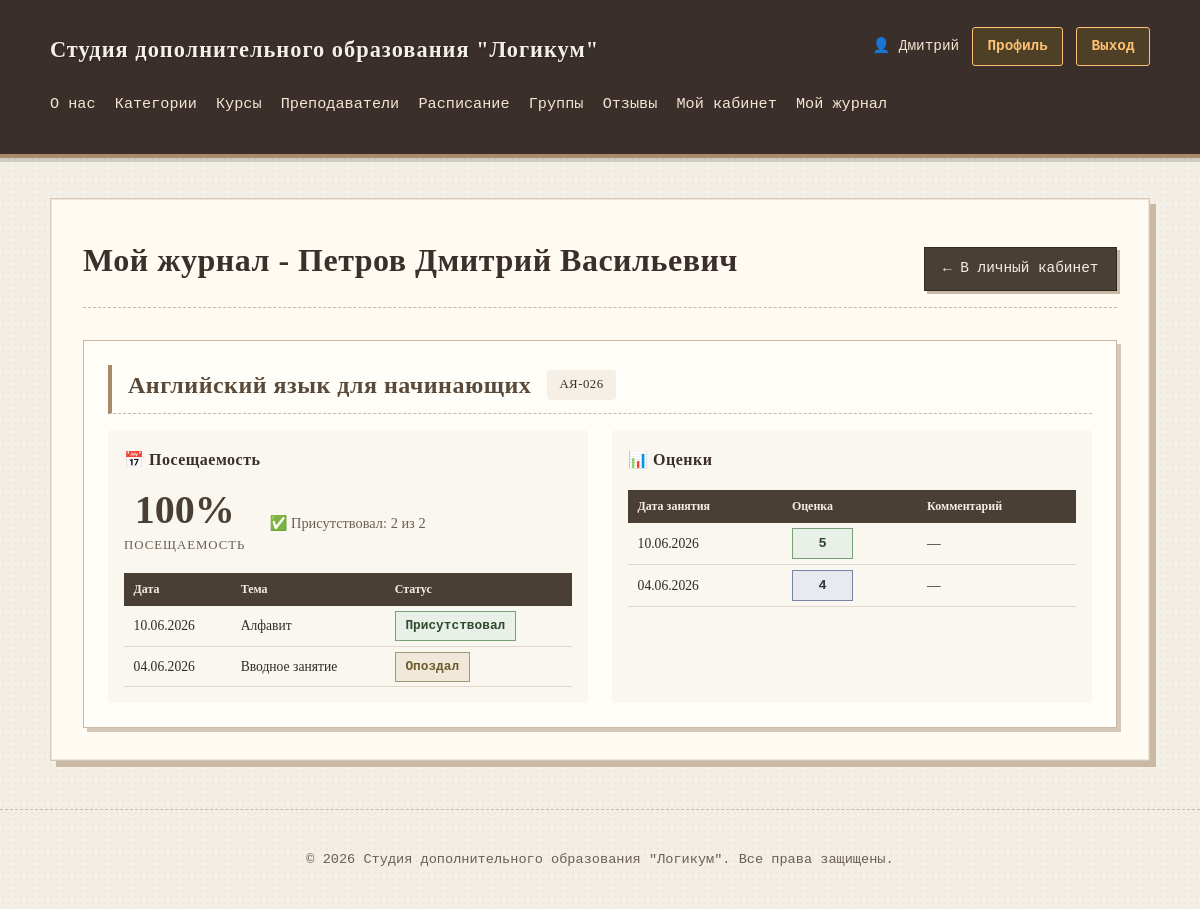
The page /education/student/journal/ (signed in) on the database its author committed.
### education/models.py (models this page shows, shortened)
class Course(models.Model):
    class Status(models.IntegerChoices):
        DRAFT = 0, 'Черновик'
        PUBLISHED = 1, 'Опубликован'
    category = models.ForeignKey(
        Category,
        on_delete=models.SET_NULL,
        null=True,
        related_name='courses',
        verbose_name="Категория"
    )
    title = models.CharField(max_length=100, verbose_name="Название")
    slug = models.SlugField(max_length=100, unique=True, db_index=True, verbose_name="URL")
    description = models.TextField(verbose_name="Краткое описание")
    full_description = models.TextField(blank=True, verbose_name="Полное описание")
    duration_hours = models.IntegerField(verbose_name="Длительность (часы)")
    price = models.DecimalField(max_digits=10, decimal_places=2, verbose_name="Стоимость")
    status = models.IntegerField(
        choices=Status.choices,
        default=Status.DRAFT,
        verbose_name="Статус"
    )
    time_create = models.DateTimeField(auto_now_add=True, verbose_name="Дата создания")
    time_update = models.DateTimeField(auto_now=True, verbose_name="Дата изменения")
    class Meta:
        db_table = 'courses'
        verbose_name = 'Курс'
        verbose_name_plural = 'Курсы'
        ordering = ['-time_create']
    def get_absolute_url(self):
        return reverse('course-detail-slug', kwargs={'course_slug': self.slug})

class Group(models.Model):
    FORMAT_CHOICES = [
        ('offline', 'Очно'),
        ('online', 'Онлайн'),
        ('hybrid', 'Гибридный'),
    ]
    course = models.ForeignKey(Course, on_delete=models.CASCADE, related_name='groups', verbose_name="Курс")
    teacher = models.ForeignKey(Teacher, on_delete=models.SET_NULL, null=True, related_name='groups', verbose_name="Преподаватель")
    name = models.CharField(max_length=100, verbose_name="Название группы")
    start_date = models.DateField(verbose_name="Дата начала")
    end_date = models.DateField(verbose_name="Дата окончания")
    format = models.CharField(max_length=20, choices=FORMAT_CHOICES, verbose_name="Формат обучения")
    max_students = models.PositiveIntegerField(default=10, verbose_name="Макс. студентов")
    is_active = models.BooleanField(default=True, verbose_name="Активна")
    class Meta:
        db_table = 'groups'
        verbose_name = 'Группа'
        verbose_name_plural = 'Группы'
        ordering = ['-start_date']

class Attendance(models.Model):
    STATUS_CHOICES = [
        ('present', 'Присутствовал'),
        ('absent', 'Отсутствовал'),
        ('late', 'Опоздал'),
        ('excused', 'По уважительной причине'),
    ]
    schedule = models.ForeignKey(Schedule, on_delete=models.CASCADE, related_name='attendance', verbose_name="Занятие")
    student = models.ForeignKey(Student, on_delete=models.CASCADE, related_name='attendance', verbose_name="Студент")
    status = models.CharField(max_length=20, choices=STATUS_CHOICES, default='absent', verbose_name="Статус")
    note = models.CharField(max_length=200, blank=True, verbose_name="Примечание")
    class Meta:
        db_table = 'attendance'
        verbose_name = 'Посещаемость'
        verbose_name_plural = 'Посещаемость'
        unique_together = ['schedule', 'student']

class Schedule(models.Model):
    group = models.ForeignKey(Group, on_delete=models.CASCADE, related_name='schedule', verbose_name="Группа")
    date = models.DateField(verbose_name="Дата занятия")
    time = models.TimeField(verbose_name="Время занятия")
    classroom = models.CharField(max_length=50, verbose_name="Аудитория")
    topic = models.CharField(max_length=200, blank=True, verbose_name="Тема занятия")
    class Meta:
        db_table = 'schedule'
        verbose_name = 'Расписание'
        verbose_name_plural = 'Расписание'
        ordering = ['date', 'time']
        unique_together = ['group', 'date', 'time']  # Нельзя два занятия в одно время у одной группы

class Performance(models.Model):
    student = models.ForeignKey(Student, on_delete=models.CASCADE, related_name='performance', verbose_name="Студент")
    schedule = models.ForeignKey(
        Schedule, on_delete=models.CASCADE,
        related_name='performance', verbose_name="Занятие"
    )
    grade = models.CharField(max_length=10, verbose_name="Оценка")
    comment = models.TextField(blank=True, verbose_name="Комментарий")
    created_at = models.DateTimeField(auto_now_add=True, verbose_name="Дата создания")
    updated_at = models.DateTimeField(auto_now=True, verbose_name="Дата обновления")
    class Meta:
        db_table = 'performance'
        verbose_name = 'Успеваемость'
        verbose_name_plural = 'Успеваемость'
        ordering = ['schedule__date']
        unique_together = ['student', 'schedule']

### education/views.py (the view)
# urls.py: path('student/journal/', views.student_journal, name='student-journal'),
@login_required
def student_journal(request):
    student = request.user.student_profile
    enrollments = student.enrollments.filter(
        is_active=True
    ).select_related('group__course').prefetch_related(
        'group__schedule'
    )
    courses_data = []
    for enrollment in enrollments:
        group = enrollment.group
        total_lessons = group.schedule.count()
        attendances = Attendance.objects.filter(
            student=student,
            schedule__group=group
        ).select_related('schedule').order_by('-schedule__date')
        present_count = attendances.filter(status='present').count()
        present_count += attendances.filter(status='late').count()
        present_count += attendances.filter(status='excused').count()
        attendance_rate = (present_count / total_lessons * 100) if total_lessons > 0 else 0
        performances = Performance.objects.filter(
            student=student,
            schedule__group=group
        ).select_related('schedule').order_by('-schedule__date')[:10]
        courses_data.append({
            'course': group.course,
            'group': group,
            'total_lessons': total_lessons,
            'present_count': present_count,
            'attendance_rate': attendance_rate,
            'attendances': attendances[:10],
            'performances': performances,
        })
    data = {
        'title': f'Мой журнал - {student.get_full_name()}',
        'courses_data': courses_data,
    }
    return render(request, 'education/student_journal.html', data)

### education/context_processors.py (called while the page is built)
def user_groups(request):
    if request.user.is_authenticated:
        groups = list(request.user.groups.values_list('name', flat=True))
        return {'user_groups': groups}
    return {'user_groups': []}

def user_permissions(request):
    context = {
        'user_groups': [],
        'is_admin': False,
        'is_teacher': False,
        'is_student': False,
        'is_marketer': False,
    }
    if request.user.is_authenticated:
        groups = list(request.user.groups.values_list('name', flat=True))
        context['user_groups'] = groups
        context['is_admin'] = request.user.is_superuser or 'Администраторы' in groups
        context['is_teacher'] = 'Преподаватели' in groups
        context['is_student'] = 'Студенты' in groups
        context['is_marketer'] = 'Маркетологи' in groups
    return context

### education/models.py (called while the page is built)
    def get_full_name(self):
        parts = [self.last_name, self.first_name]
        if self.middle_name:
            parts.append(self.middle_name)
        return ' '.join(parts)

### education/templates/education/student_journal.html (shortened to what this page needs)
{% extends 'base.html' %}
{% block content %}
    <div class="page-header">
        <h1>{{ title }}</h1>
        <a href="{% url 'student-dashboard' %}" class="btn">← В личный кабинет</a>
    </div>
    {% if courses_data %}
    <div class="student-journal">
        {% for data in courses_data %}
        <div class="course-journal-card">
            <h2>
                <a href="{{ data.course.get_absolute_url }}">{{ data.course.title }}</a>
                <span class="group-badge">{{ data.group.name }}</span>
            </h2>
            <div class="journal-row">
                <div class="journal-section">
                    <h3>📅 Посещаемость</h3>
                    <div class="attendance-summary">
                        <div class="big-stat">
                            <span class="big-number">{{ data.attendance_rate|floatformat:0 }}%</span>
                            <span class="big-label">посещаемость</span>
                        </div>
                        <div class="stat-details">
                            <span>✅ Присутствовал: {{ data.present_count }} из {{ data.total_lessons }}</span>
                        </div>
                    </div>
                    {% if data.attendances %}
                    <table class="mini-table">
                        <thead>
                            <tr>
                                <th>Дата</th>
                                <th>Тема</th>
                                <th>Статус</th>
                            </tr>
                        </thead>
                        <tbody>
                            {% for att in data.attendances %}
                            <tr>
                                <td>{{ att.schedule.date|date:"d.m.Y" }}</td>
                                <td>{{ att.schedule.topic|default:"—"|truncatechars:20 }}</td>
                                <td>
                                    <span class="attendance-status status-{{ att.status }}">
                                        {{ att.get_status_display }}
                                    </span>
                                </td>
                            </tr>
                            {% endfor %}
                        </tbody>
                    </table>
                    {% else %}
                    <p class="empty-message">Нет данных о посещаемости</p>
                    {% endif %}
                </div>
                <div class="journal-section">
                    <h3>📊 Оценки</h3>
                    {% if data.performances %}
                    <table class="mini-table">
                        <thead>
                            <tr>
                                <th>Дата занятия</th>
                                <th>Оценка</th>
                                <th>Комментарий</th>
                            </tr>
                        </thead>
                        <tbody>
                            {% for perf in data.performances %}
                            <tr>
                                <td>
                                    {% if perf.schedule %}
                                        {{ perf.schedule.date|date:"d.m.Y" }}
                                    {% elif perf.created_at %}
                                        {{ perf.created_at|date:"d.m.Y" }}
                                    {% elif perf.updated_at %}
                                        {{ perf.updated_at|date:"d.m.Y" }}
                                    {% else %}
                                        —
                                    {% endif %}
                                </td>
                                <td>
                                    <span class="grade {% if perf.grade == '5' %}grade-5{% elif perf.grade == '4' %}grade-4{% elif perf.grade == '3' %}grade-3{% elif perf.grade == '2' %}grade-2{% endif %}">
                                        {{ perf.grade }}
                                    </span>
                                </td>
                                <td>{{ perf.comment|default:"—"|truncatechars:30 }}</td>
                            </tr>
                            {% endfor %}
                        </tbody>
                    </table>
                    {% else %}
                    <p class="empty-message">Оценок пока нет</p>
                    {% endif %}
                </div>
            </div>
        </div>
        {% endfor %}
    </div>
    {% else %}
    <div class="empty-state">
        <p>Вы не записаны ни на один активный курс.</p>
        <a href="{% url 'courses-list' %}" class="btn">Выбрать курс</a>
    </div>
    {% endif %}
{% endblock %}

### templates/base.html (shortened to what this page needs)
<!DOCTYPE html>
{% load static %}
<html lang="ru">
<head>
    <link rel="stylesheet" href="{% static 'education/css/styles.css' %}?v=1235">
</head>
<body>
    <header>
        <div class="container">
            <div class="header-top">
                <h1><a href="{% url 'education-home' %}">Студия дополнительного образования "Логикум"</a></h1>
                <div class="auth-nav">
                    {% if user.is_authenticated %}
                        <span class="user-greeting">👤 {{ user.first_name }}
                        </span>
                        <a href="{% url 'profile' %}">Профиль</a>
                        <a href="{% url 'logout' %}">Выход</a>
                    {% else %}
                        <a href="{% url 'login' %}">Вход</a>
                        <a href="{% url 'register' %}">Регистрация</a>
                    {% endif %}
                </div>
            </div>
            <nav>
                <ul>
                    <li><a href="{% url 'about' %}">О нас</a></li>
                    <li><a href="{% url 'categories' %}">Категории</a></li>
                    <li><a href="{% url 'courses-list' %}">Курсы</a></li>
                    <li><a href="{% url 'teachers-list' %}">Преподаватели</a></li>
                    {% if user.is_authenticated %}
                        <li><a href="{% url 'schedule-list' %}">Расписание</a></li>
                        <li><a href="{% url 'groups-list' %}">Группы</a></li>
                    {% endif %}
                    <li><a href="{% url 'reviews-list' %}">Отзывы</a></li>
                    {% if 'Студенты' in user_groups %}
                    <li><a href="{% url 'student-dashboard' %}">Мой кабинет</a></li>
                    <li><a href="{% url 'student-journal' %}">Мой журнал</a></li>
                    {% endif %}
                </ul>
            </nav>
        </div>
    </header>
    <main class="container">
        <div class="main-content">
            {% block content %}
            {% endblock %}
        </div>
    </main>
    <footer>
        <div class="container">
            <p>© 2026 Студия дополнительного образования "Логикум". Все права защищены.</p>
        </div>
    </footer>
</body>
</html>

### rows shown on the page
Course: course "Английский язык для начинающих", group.name "АЯ-026", attendance_rate "100", present_count "2", total_lessons "2"
Attendance: schedule "10.06.2026", schedule.topic "Алфавит", status "Присутствовал"
Attendance: schedule "04.06.2026", schedule.topic "Вводное занятие", status "Опоздал"
Performance: schedule "10.06.2026", grade "5", comment "—"
Performance: schedule "04.06.2026", grade "4", comment "—"

### other values the page prints
{{ user.first_name }} "Дмитрий"
{{ title }} "Мой журнал - Петров Дмитрий Васильевич"
